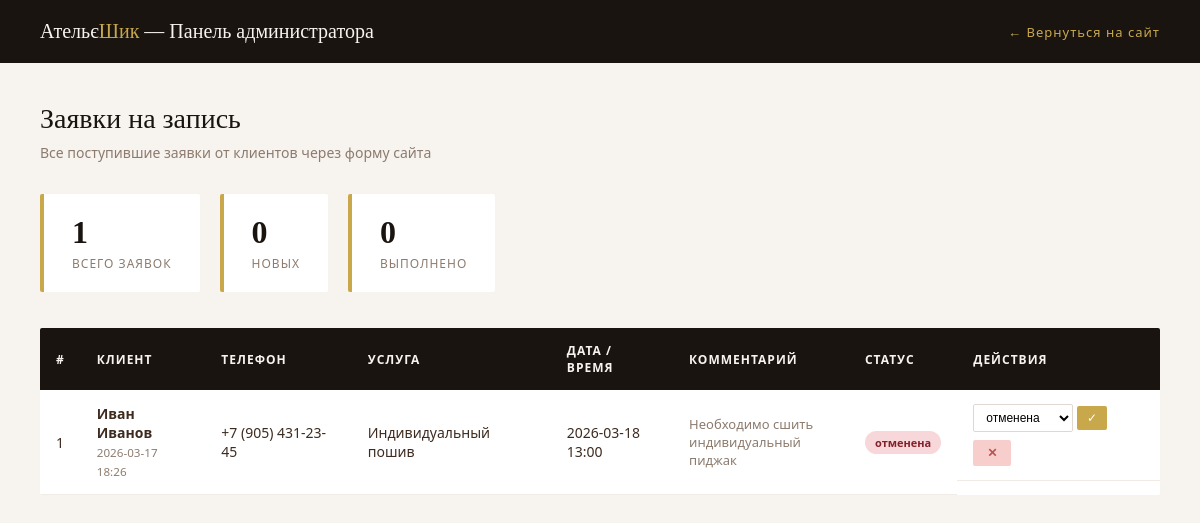
The page /admin on the database its author committed.
### tables this page shows
CREATE TABLE bookings (
            id INTEGER PRIMARY KEY AUTOINCREMENT,
            first_name TEXT NOT NULL, last_name TEXT,
            phone TEXT NOT NULL, service TEXT NOT NULL,
            booking_date TEXT, booking_time TEXT, comment TEXT,
            created_at TEXT DEFAULT CURRENT_TIMESTAMP,
            status TEXT DEFAULT "новая");

### app.py (the view)
@app.route('/admin')
def admin():
    conn = get_db()
    bookings = conn.execute('SELECT * FROM bookings ORDER BY created_at DESC').fetchall()
    conn.close()
    return render_template('admin.html', bookings=bookings)

### app.py (called while the page is built)
def get_db():
    conn = sqlite3.connect(DB_PATH)
    conn.row_factory = sqlite3.Row
    return conn

### templates/admin.html (shortened to what this page needs)
<!DOCTYPE html>
<html lang="ru">
<head>
</head>
<body>
<div class="admin-header">
  <div class="admin-logo">Ательє<span>Шик</span> — Панель администратора</div>
  <a href="/" class="admin-link">← Вернуться на сайт</a>
</div>
<div class="admin-body">
  <div class="admin-title">Заявки на запись</div>
  <div class="admin-sub">Все поступившие заявки от клиентов через форму сайта</div>
  <div class="stats">
    <div class="stat-box">
      <div class="num">{{ bookings|length }}</div>
      <div class="lbl">Всего заявок</div>
    </div>
    <div class="stat-box">
      <div class="num">{{ bookings|selectattr('status','eq','новая')|list|length }}</div>
      <div class="lbl">Новых</div>
    </div>
    <div class="stat-box">
      <div class="num">{{ bookings|selectattr('status','eq','выполнена')|list|length }}</div>
      <div class="lbl">Выполнено</div>
    </div>
  </div>
  {% if bookings %}
  <table>
    <tr>
      <th>#</th><th>Клиент</th><th>Телефон</th><th>Услуга</th>
      <th>Дата / Время</th><th>Комментарий</th><th>Статус</th><th>Действия</th>
    </tr>
    {% for b in bookings %}
    <tr>
      <td>{{ b.id }}</td>
      <td><strong>{{ b.first_name }} {{ b.last_name or '' }}</strong><br>
          <small style="color:#8C7B6E">{{ b.created_at[:16] }}</small></td>
      <td>{{ b.phone }}</td>
      <td>{{ b.service }}</td>
      <td>{{ b.booking_date or '—' }}<br>{{ b.booking_time or '' }}</td>
      <td style="max-width:180px;font-size:13px;color:#8C7B6E">{{ b.comment or '—' }}</td>
      <td>
        {% if b.status == 'новая' %}<span class="badge badge-new">новая</span>
        {% elif b.status == 'выполнена' %}<span class="badge badge-done">выполнена</span>
        {% else %}<span class="badge badge-cancel">{{ b.status }}</span>{% endif %}
      </td>
      <td style="display:flex;gap:8px;flex-wrap:wrap;">
        <form class="status-form" method="POST" action="/admin/status/{{ b.id }}">
          <select name="status">
            <option {% if b.status=='отменена' %}selected{% endif %}>отменена</option>
          </select>
          <button type="submit">✓</button>
        </form>
        <form method="POST" action="/admin/delete/{{ b.id }}" onsubmit="return confirm('Удалить заявку?')">
          <button type="submit" class="btn-del">✕</button>
        </form>
      </td>
    </tr>
    {% endfor %}
  </table>
  {% else %}
  <div class="empty">📭 Заявок пока нет. Они появятся здесь после отправки формы на сайте.</div>
  {% endif %}
</div>
</body>
</html>

### templates/admin.html (style rules this page uses)
* { margin:0;padding:0;box-sizing:border-box; }
body { font-family:'Segoe UI',Arial,sans-serif;background:#F7F3EE;color:#3D2B1F; }
.admin-header { background:#1A1410;padding:20px 40px;display:flex;align-items:center;justify-content:space-between; }
.admin-logo { font-family:Georgia,serif;font-size:20px;color:#F7F3EE; }
.admin-logo span { color:#C9A84C; }
.admin-link { color:#C9A84C;text-decoration:none;font-size:13px;letter-spacing:1px; }
.admin-body { padding:40px; }
.admin-title { font-family:Georgia,serif;font-size:28px;color:#1A1410;margin-bottom:8px; }
.admin-sub { color:#8C7B6E;font-size:14px;margin-bottom:32px; }
.stats { display:flex;gap:20px;margin-bottom:36px; }
.stat-box { background:#fff;padding:20px 28px;border-radius:2px;border-left:4px solid #C9A84C; }
.stat-box .num { font-family:Georgia,serif;font-size:32px;color:#1A1410;font-weight:700; }
.stat-box .lbl { font-size:12px;color:#8C7B6E;letter-spacing:1px;text-transform:uppercase;margin-top:4px; }
table { width:100%;background:#fff;border-collapse:collapse;border-radius:2px;overflow:hidden; }
th { background:#1A1410;color:#F7F3EE;padding:14px 16px;text-align:left;font-size:12px;letter-spacing:1px;text-transform:uppercase; }
td { padding:14px 16px;border-bottom:1px solid #F0EBE4;font-size:14px;vertical-align:middle; }
.badge { display:inline-block;padding:4px 10px;border-radius:20px;font-size:11px;font-weight:600; }
.badge-cancel { background:#F8D7DA;color:#842029; }
.btn-del { background:#f8cecc;color:#b85450;border:none;padding:6px 14px;border-radius:2px;cursor:pointer;font-size:12px;font-weight:600; }
.status-form select { padding:5px 8px;border:1px solid #E0D8D0;border-radius:2px;font-size:12px;background:#fff; }
.status-form button { padding:5px 10px;background:#C9A84C;color:#fff;border:none;border-radius:2px;cursor:pointer;font-size:12px; }

### rows shown on the page
bookings: id "1", first_name "Иван", last_name "Иванов", created_at "2026-03-17 18:26", phone "+7 (905) 431-23-45", service "Индивидуальный пошив", booking_date "2026-03-18", booking_time "13:00", comment "Необходимо сшить индивидуальный пиджак", status "отменена"

### other values the page prints
{{ bookings|length }} "1"
{{ bookings|selectattr('status','eq','новая')|list|length }} "0"
{{ bookings|selectattr('status','eq','выполнена')|list|length }} "0"
